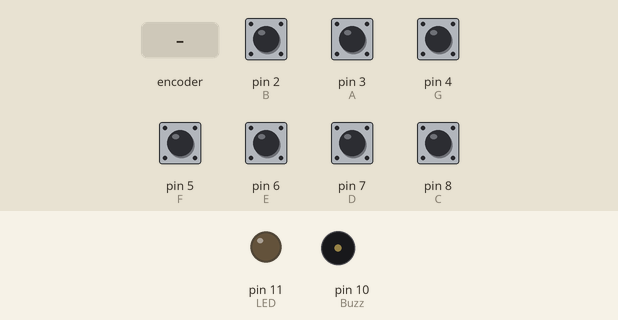
A sketch run on a simulated Arduino Uno, built with avr-gcc and run on an emulated ATmega328P. On the bench: output pins drawn as LEDs (lit = HIGH), buzzer (waves = sounding). Dashed ring = blinking. The inputs (shaded band) are chosen by the test bench; at power-on: pin 2 (B), pin 3 (A), pin 4 (G), pin 5 (F), pin 6 (E), pin 7 (D), pin 8 (C) HIGH.

Above: at 1.2 s.
1.3 s: rotary encoder on pin 3 (A) / pin 2 (B) turned 3 steps (first pin leading)
At 1.51 s:
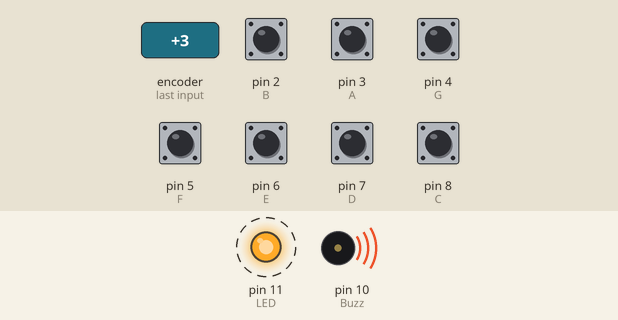
Timing chart, 0 to 4.3 s (numbered marks = the images above; inputs shaded):
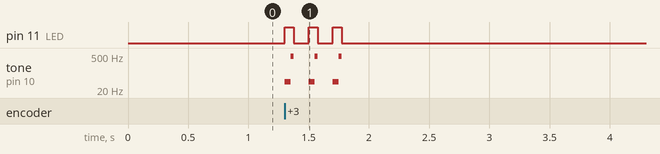

Measured:
- after the input at 1.3 s, pin 11 (LED): alternates HIGH for 0.07 s and LOW for 0.13 s, 6 changes in all, then stays LOW, starting at once; tone on pin 10 (Buzz): silent → 44 Hz at once, then repeats every 0.20 s: 493 Hz 0.02 s, silent 0.13 s, 44 Hz 0.05 s, until it stays silent from 1.8 s

The sketch:

sketch_mar21a.ino
```cpp
#define T_C 262
#define T_D 294
#define T_E 330
#define T_F 349
#define T_G 392
#define T_A 44
#define T_B 493

 int C = 8;
 int D = 7;
 int E = 6;
 int F = 5;
 int G = 4;
 int A = 3;
 int B = 2;

 int Buzz = 10;
 int LED = 11;

void setup() {
  pinMode(LED, OUTPUT);
  pinMode(C, INPUT);
  digitalWrite(C, HIGH);

  pinMode(D, INPUT);
  digitalWrite(D, HIGH);

  pinMode(E, INPUT);
  digitalWrite(E, HIGH);

  pinMode(F, INPUT);
  digitalWrite(F, HIGH);

  pinMode(G, INPUT);
  digitalWrite(G, HIGH);

  pinMode(A, INPUT);
  digitalWrite(A, HIGH);

  pinMode(B, INPUT);
  digitalWrite(B, HIGH);

  digitalWrite(LED, LOW);
}

void loop() {
  while (digitalRead(C) == LOW) {
    tone(Buzz, T_C);
    digitalWrite(LED, HIGH);
  }

  while (digitalRead(D) == LOW) {
    tone(Buzz, T_D);
    digitalWrite(LED, HIGH);
  }

  while (digitalRead(E) == LOW) {
    tone(Buzz, T_E);
    digitalWrite(LED, HIGH);
  }

  while (digitalRead(F) == LOW) {
    tone(Buzz, T_F);
    digitalWrite(LED, HIGH);
  }

  while (digitalRead(G) == LOW) {
    tone(Buzz, T_G);
    digitalWrite(LED, HIGH);
  }

  while (digitalRead(A) == LOW) {
    tone(Buzz, T_A);
    digitalWrite(LED, HIGH);
  }

  while (digitalRead(B) == LOW) {
    tone(Buzz, T_B);
    digitalWrite(LED, HIGH);
  }

  noTone(Buzz);
  digitalWrite(LED, LOW);
}
```
